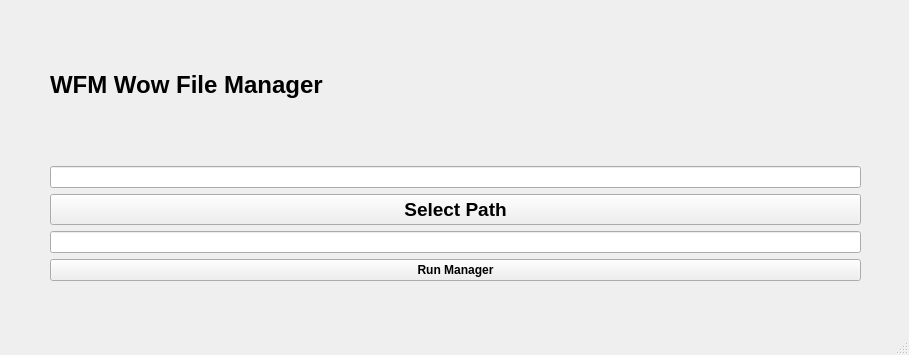
<?xml version="1.0" encoding="UTF-8"?>
<ui version="4.0">
 <class>MainWindow</class>
 <widget class="QMainWindow" name="MainWindow">
  <property name="geometry">
   <rect>
    <x>0</x>
    <y>0</y>
    <width>909</width>
    <height>355</height>
   </rect>
  </property>
  <property name="windowTitle">
   <string>MainWindow</string>
  </property>
  <widget class="QWidget" name="centralwidget">
   <widget class="QWidget" name="verticalLayoutWidget">
    <property name="geometry">
     <rect>
      <x>50</x>
      <y>10</y>
      <width>811</width>
      <height>271</height>
     </rect>
    </property>
    <layout class="QVBoxLayout" name="verticalLayout">
     <item>
      <widget class="QLabel" name="title">
       <property name="font">
        <font>
         <pointsize>18</pointsize>
         <bold>true</bold>
        </font>
       </property>
       <property name="text">
        <string>WFM Wow File Manager</string>
       </property>
      </widget>
     </item>
     <item>
      <widget class="QLineEdit" name="showPath">
       <property name="readOnly">
        <bool>true</bool>
       </property>
      </widget>
     </item>
     <item>
      <widget class="QPushButton" name="selectFolderButton">
       <property name="font">
        <font>
         <pointsize>14</pointsize>
         <bold>true</bold>
        </font>
       </property>
       <property name="text">
        <string>Select Path</string>
       </property>
      </widget>
     </item>
     <item>
      <widget class="QLineEdit" name="status"/>
     </item>
     <item>
      <widget class="QPushButton" name="runManager">
       <property name="font">
        <font>
         <bold>true</bold>
        </font>
       </property>
       <property name="text">
        <string>Run Manager</string>
       </property>
      </widget>
     </item>
    </layout>
   </widget>
  </widget>
  <widget class="QMenuBar" name="menubar">
   <property name="geometry">
    <rect>
     <x>0</x>
     <y>0</y>
     <width>909</width>
     <height>25</height>
    </rect>
   </property>
  </widget>
  <widget class="QStatusBar" name="statusbar"/>
 </widget>
 <resources/>
 <connections/>
</ui>
